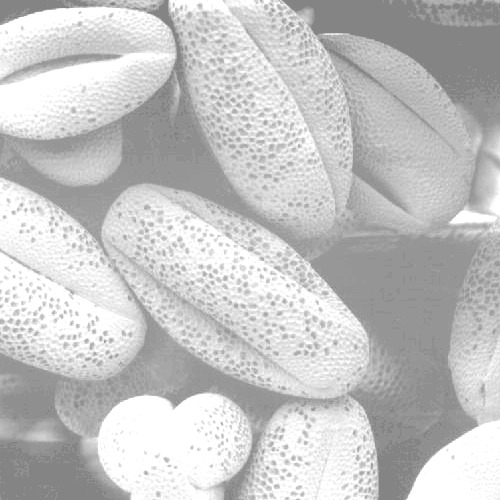
%> input picture Realce Radiometrico/Procesos_puntuales/semilla_clara.tif, 500 x 500 px
$ octave test_brillo.m   (GNU Octave 9; MATLAB toolbox functions it lacks are replaced by stand-ins)
%> lines starting %> are read from the running program, lines starting %| are printed output that depends on the picture
### Realce Radiometrico/brillo.m
function [B] = brillo(A, delta);
%
% B = A + delta
%
% Aumenta o disminuye el brillo de una imagen
%
%UP-FI 2020

A=double(A);

B=A + delta;

endfunction

### Realce Radiometrico/test_brillo.m
clc; close all; clear

pkg load image

A=imread('semilla_clara.tif');
%> A is the input picture: size 500x500 uint8; min 132, max 255, mean 196.4

figure; image(A); colormap(gray(256)); axis image; title('original')

figure
imhist(A)         %A debe ser uint8
title('original')
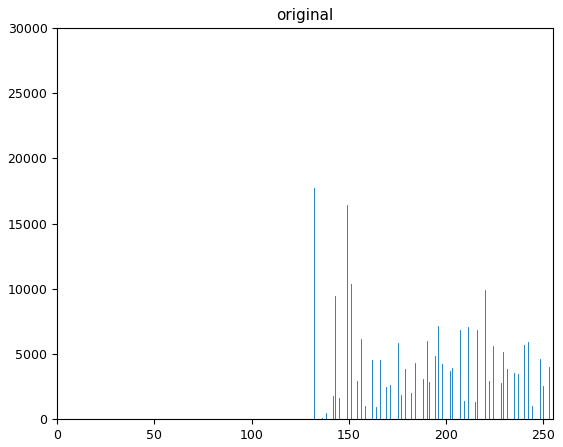
%> figure redrawn from the program's plot data; highest point at x = 255, y = 28659

delta=-100;

B=brillo(A, delta);
%> in brillo, `B=A + delta;`:
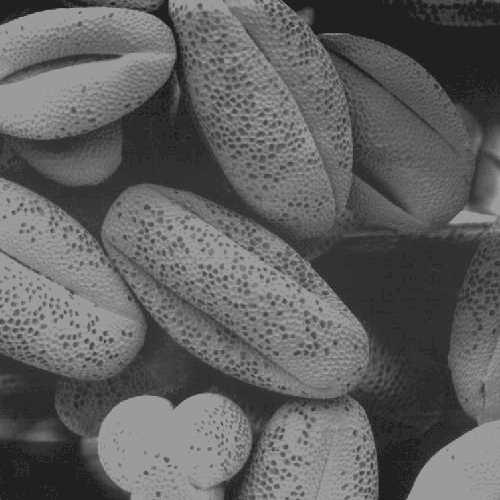
%> B: size 500x500 double; min 32, max 155, mean 96.4

figure; image(B); colormap(gray(256));
axis image; title(['Desplazamiento del histograma \delta=' ...
                  num2str(delta)])

figure
imhist(uint8(B))
title(['Desplazamiento del histograma \delta=' num2str(delta)])
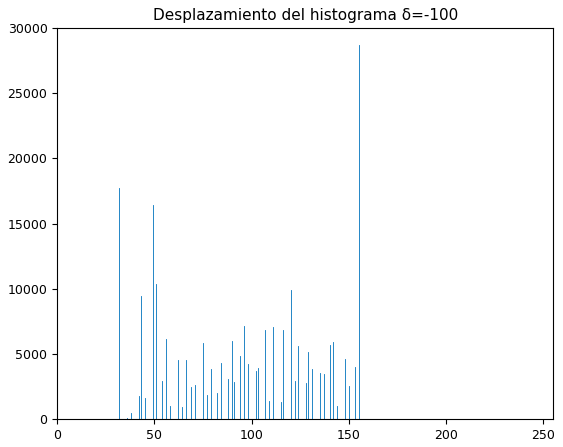
%> figure redrawn from the program's plot data; highest point at x = 155, y = 28659
